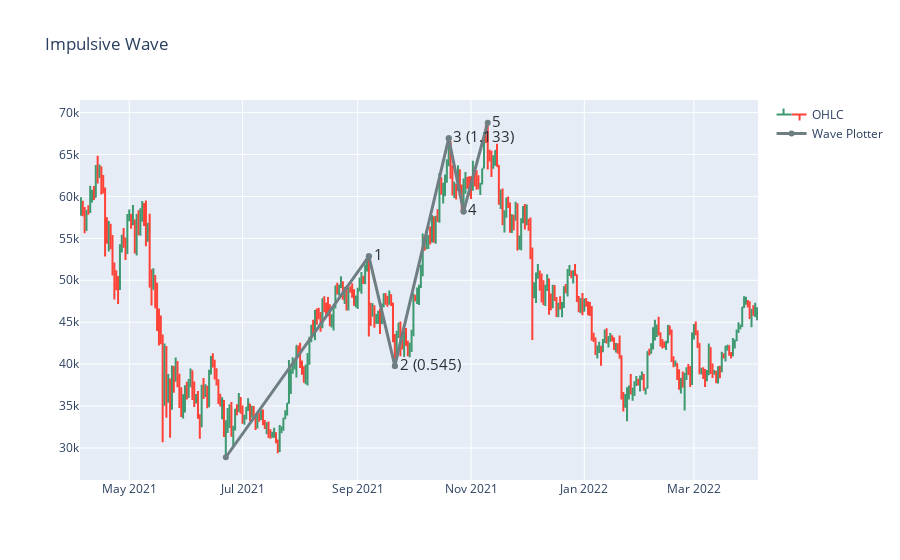
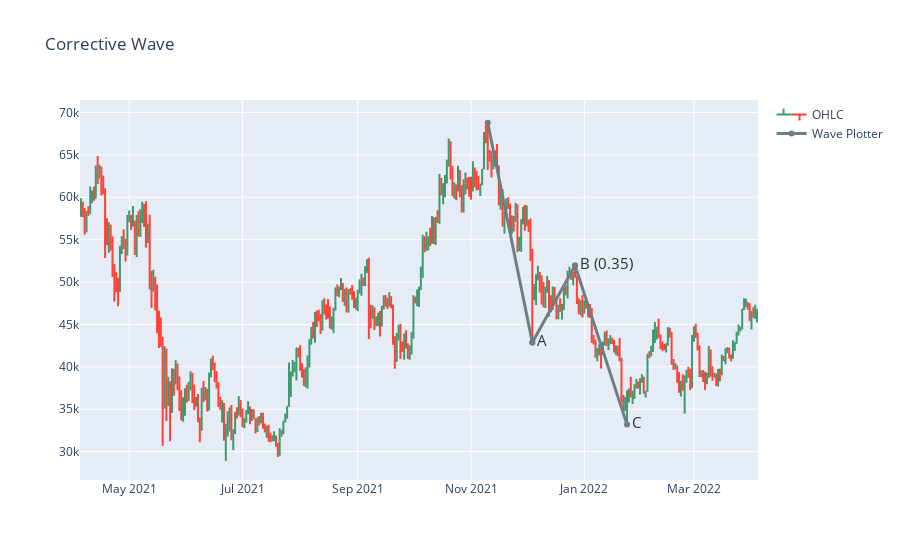
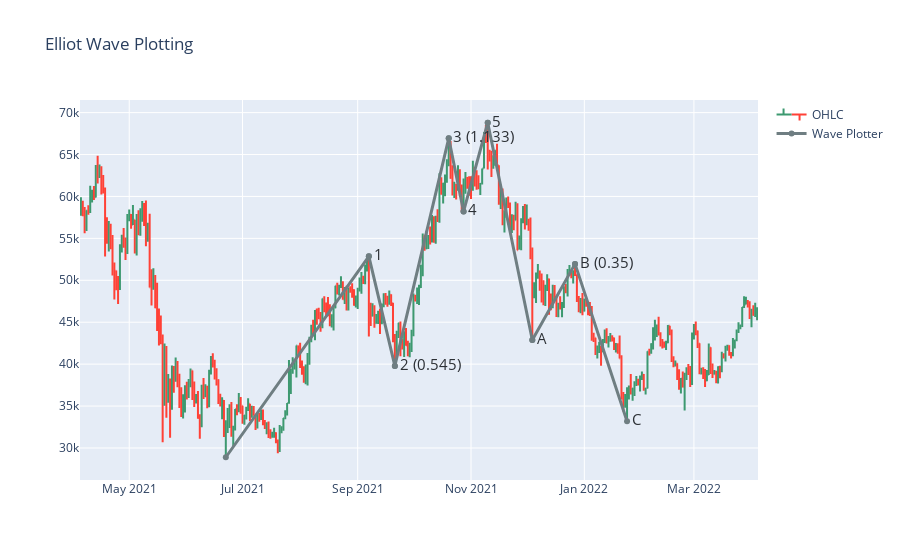

The cell these charts' notebook holds for them, in order:
### Code cell
import os
try:
    if(wavepatterns_up != [] or wavepatterns_down != []):
        completeWave=WaveCycle(wavepatterns_up[-1],wavepatterns_down[-1])
        plot_pattern(df=df, wave_pattern=wavepatterns_up[-1], title="Impulsive Wave")
        plot_pattern(df=df, wave_pattern=wavepatterns_down[-1], title="Corrective Wave")
        plot_cycle(df=df, wave_cycle=completeWave, title="Elliot Wave Plotting")
except:
    if(wavepatterns_up == []):
        print("Cannot Plot Elliott Wave due to insufficient trends in impulsive wave")
    elif(wavepatterns_down == []):
        print("Cannot Plot Elliott Wave due to insufficient trends in corrective wave")
    # os._exit(0)

### Figure 1 — Plotly figure (JSON) as saved in the notebook; plotly's stock layout.template omitted (floating-point values rounded to 4 significant figures; data arrays with more than 128 entries replaced by an {"elided": "..."} marker saying what was removed)
{"data": [{"close": {"elided": "365 float values"}, "high": {"elided": "365 float values"}, "low": {"elided": "365 float values"}, "name": "OHLC", "open": {"elided": "365 float values"}, "type": "ohlc", "x": {"elided": "365 str values"}}, {"line": {"color": "rgb(111, 126, 130)", "width": 3}, "mode": "lines+markers+text", "name": "Wave Plotter", "text": [" ", "1", " ", "2 (0.545)", " ", "3 (1.133)", " ", "4", " ", "5"], "textfont": {"color": "#2c3035", "size": 15}, "textposition": "middle right", "type": "scatter", "x": ["2021-06-22", "2021-09-07", "2021-09-07", "2021-09-21", "2021-09-21", "2021-10-20", "2021-10-20", "2021-10-28", "2021-10-28", "2021-11-10"], "y": [28890.0, 52850.0, 52850.0, 39790.0, 39790.0, 66930.0, 66930.0, 58210.0, 58210.0, 68790.0]}], "layout": {"title": {"text": "Impulsive Wave"}, "xaxis": {"rangeslider": {"visible": false}}}}

### Figure 2 — Plotly figure (JSON) as saved in the notebook; plotly's stock layout.template omitted (floating-point values rounded to 4 significant figures; data arrays with more than 128 entries replaced by an {"elided": "..."} marker saying what was removed)
{"data": [{"close": {"elided": "365 float values"}, "high": {"elided": "365 float values"}, "low": {"elided": "365 float values"}, "name": "OHLC", "open": {"elided": "365 float values"}, "type": "ohlc", "x": {"elided": "365 str values"}}, {"line": {"color": "rgb(111, 126, 130)", "width": 3}, "mode": "lines+markers+text", "name": "Wave Plotter", "text": [" ", "A", " ", "B (0.35)", " ", "C"], "textfont": {"color": "#2c3035", "size": 15}, "textposition": "middle right", "type": "scatter", "x": ["2021-11-10", "2021-12-04", "2021-12-04", "2021-12-27", "2021-12-27", "2022-01-24"], "y": [68790.0, 42870.0, 42870.0, 51960.0, 51960.0, 33180.0]}], "layout": {"title": {"text": "Corrective Wave"}, "xaxis": {"rangeslider": {"visible": false}}}}

### Figure 3 — Plotly figure (JSON) as saved in the notebook; plotly's stock layout.template omitted (floating-point values rounded to 4 significant figures; data arrays with more than 128 entries replaced by an {"elided": "..."} marker saying what was removed)
{"data": [{"close": {"elided": "365 float values"}, "high": {"elided": "365 float values"}, "low": {"elided": "365 float values"}, "name": "OHLC", "open": {"elided": "365 float values"}, "type": "ohlc", "x": {"elided": "365 str values"}}, {"line": {"color": "rgb(111, 126, 130)", "width": 3}, "mode": "lines+markers+text", "name": "Wave Plotter", "text": [" ", "1", " ", "2 (0.545)", " ", "3 (1.133)", " ", "4", " ", "5", " ", "A", " ", "B (0.35)", " ", "C"], "textfont": {"color": "#2c3035", "size": 15}, "textposition": "middle right", "type": "scatter", "x": ["2021-06-22", "2021-09-07", "2021-09-07", "2021-09-21", "2021-09-21", "2021-10-20", "2021-10-20", "2021-10-28", "2021-10-28", "2021-11-10", "2021-11-10", "2021-12-04", "2021-12-04", "2021-12-27", "2021-12-27", "2022-01-24"], "y": [28890.0, 52850.0, 52850.0, 39790.0, 39790.0, 66930.0, 66930.0, 58210.0, 58210.0, 68790.0, 68790.0, 42870.0, 42870.0, 51960.0, 51960.0, 33180.0]}], "layout": {"title": {"text": "Elliot Wave Plotting"}, "xaxis": {"rangeslider": {"visible": false}}}}
